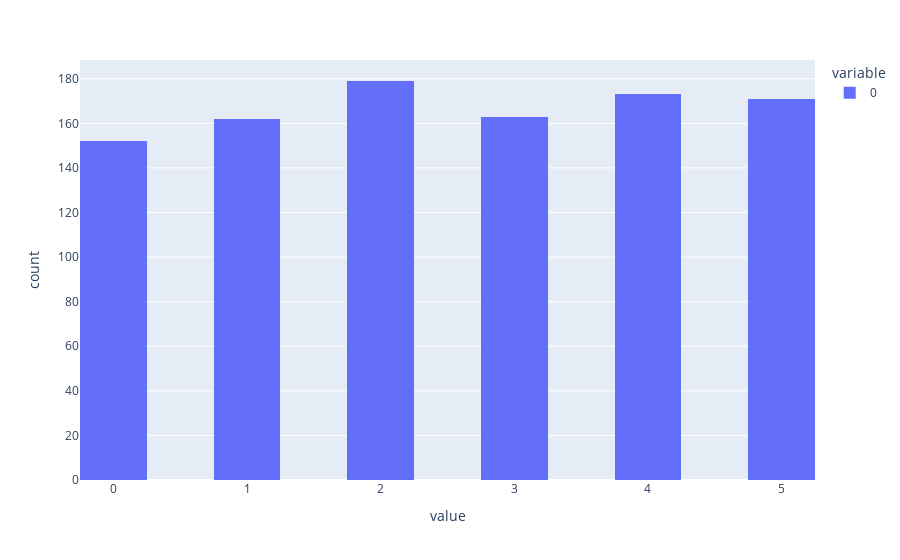

Notebook code for this chart:
### Code cell
fig = px.histogram(dice_1,nbins = 11) 
#But there is no space in between the bins 
#Width of each bin is = (max value of data – min value of data) / total number of bins 
#Even though the bins are just 6, when you give more than that, 
##it would decrease the size of the bins hence brings in some space 
fig

### Figure 1 — Plotly figure (JSON) as saved in the notebook; plotly's stock layout.template omitted (floating-point values rounded to 4 significant figures; data arrays with more than 128 entries replaced by an {"elided": "..."} marker saying what was removed)
{"data": [{"alignmentgroup": "True", "bingroup": "x", "hovertemplate": "variable=0<br>value=%{x}<br>count=%{y}<extra></extra>", "legendgroup": "0", "marker": {"color": "#636efa", "pattern": {"shape": ""}}, "name": "0", "nbinsx": 11, "offsetgroup": "0", "orientation": "v", "showlegend": true, "type": "histogram", "x": {"elided": "1000 int values"}, "xaxis": "x", "yaxis": "y"}], "layout": {"barmode": "relative", "legend": {"title": {"text": "variable"}, "tracegroupgap": 0}, "margin": {"t": 60}, "xaxis": {"anchor": "y", "domain": [0, 1], "title": {"text": "value"}}, "yaxis": {"anchor": "x", "domain": [0, 1], "title": {"text": "count"}}}}
